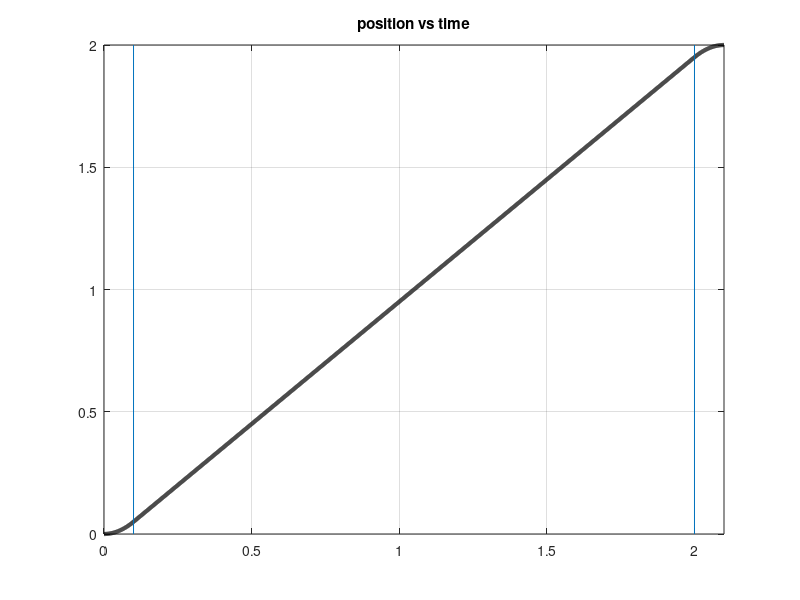
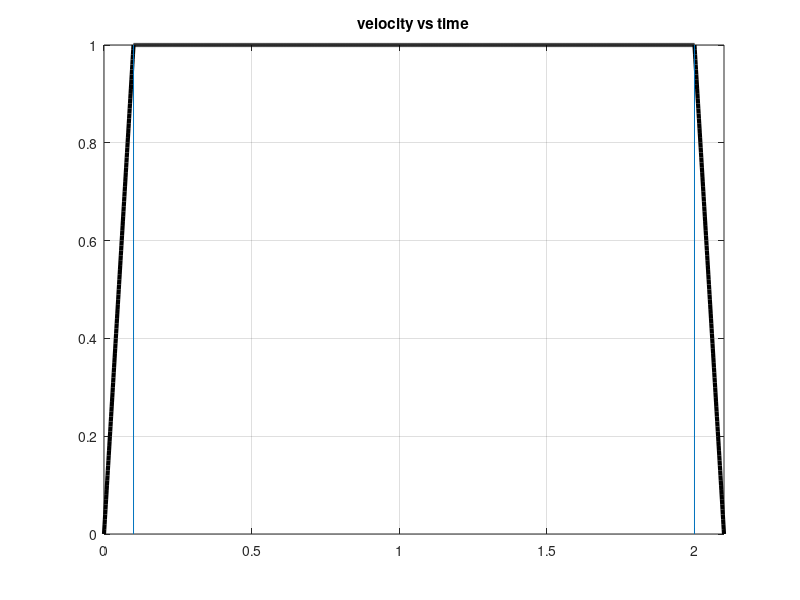
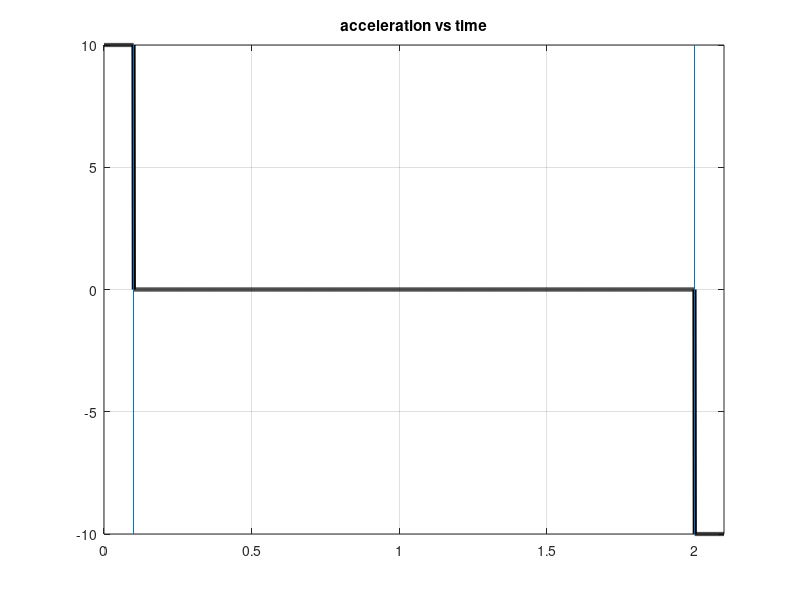

The MATLAB script that drew these images, in order: (Note: this script raises an error after producing the figures.)
clc
clear all 
close all

q01 = 0;
qf1 = 2;
v0 = 0;
v_max = 1;
a_max = 10;

ta = v_max/a_max
tf = (qf1-q01)/v_max + ta

t = 0:0.001:tf;
% t0 --> ta:
a10 = q01;
a11 = v0;
a12 = 0.5*a_max;
% ta -->tf-ta:
a20 = q01 + 0.5*a_max*ta^2 - v_max*ta;
a21 = v_max;

%tf-ta --> tf:
a30 = qf1 - 0.5*a_max*tf^2;
a31 = a_max*tf;
a32 = -0.5*a_max;

q = (a10+a11.*t+a12.*t.^2).*(t<=ta) + (a20 + a21.*t).*(t>ta).*(t<=(tf-ta)) + (a30 + a31.*t+a32.*t.^2).*(t>(tf-ta)).*(t<=tf);
v = (a11 +2*a12.*t).*(t<=ta)+(a21).*(t>ta).*(t<=(tf-ta))+(a31 +2*a32.*t).*(t>(tf-ta)).*(t<=tf);
a = (2*a12).*(t<=ta)+(0).*(t>ta).*(t<=(tf-ta))+(2*a32).*(t>(tf-ta)).*(t<=tf);

figure(1)
plot(t,q,'k','linewidth',3)
hold on 
line([ta ta],[q01 qf1])
line([tf-ta tf-ta],[q01 qf1])
grid on 
title ('position vs time')
axis([0 tf q01 qf1])

figure(2)
plot(t,v,'k','linewidth',3)
hold on 
line([ta ta],[0 v_max])
line([tf-ta tf-ta],[0 v_max])
title('velocity vs time')
grid on 
axis([0 tf 0 v_max])

figure(3)
plot(t,a,'k','linewidth',3)
hold on 
line ([ta ta],[-a_max a_max])
line([tf-ta tf-ta],[-a_max a_max])
title('acceleration vs time')
grid on 
axis([0 tf -a_max a_max])

delta_t = 0.01;
n=0;
while (floor(delta_t*10^n)~=delta_t*10^n)
    n = n+1;
end 
E = 1*10^-n;
ta = v_max/a_max;

if rem(ta,delta_t)~=0
    ta_new = round(ta,n)+E;
else 
    ta_new = round(ta,n);
end 

tf = (qf1-q01)/v_max + ta_new 

if rem(tf,delta_t)~=0
    tf_new = round(tf,n)+E;
else 
    tf_new = round(tf,n);
end 

v_new = ((qf1-q01)/(tf_new-ta_new))

a_new = v_new/ta_new 

t1 = 0:delta_t:tf_new;
%t0 -->ta:
a10 = q01;
a11 = v0;
a12 = 0.5*a_new;

%ta-->tf-ta:

a20 = q01 + 0.5*a_new*ta_new^2 - v_new*ta_new;
a21 = v_new;

%tf-ta -->tf:
a30 = qf1 - 0.5*a_new*tf_new^2;
a31 = a_new*tf_new;
a32 = -0.5*a_new;

q_new  = (a10+a11.*t1+a12.*t1.^2).*(t1<=ta_new) + (a20 + a21.*t1).*(t1>ta_new).*(t1<=(tf_new-ta_new)) + (a30 + a31.*t1+a32.*t1.^2).*(t1>(tf_new-ta_new)).*(t1<=tf_new);
v_new  = (a11 +2*a12.*t1).*(t1<=ta_new)+(a21).*(t1>ta_new).*(t1<=(tf_new-ta_new))+(a31 +2*a32.*t1).*(t1>(tf_new-ta_new)).*(t1<=tf_new);
a_new  = (2*a12).*(t1<=ta_new)+(0).*(t1>ta_new).*(t1<=(tf_new-ta_new))+(2*a32).*(t1>(tf_new-ta_new)).*(t1<=tf_new);

figure(4) 
plot(t,q,'k','linewidth',3)
hold on 
plot(t1,q_new,'linewidth',1)
grid on 
axis([0 tf_new q01 qf1])

figure(5)
plot(t,v,'k','linewidth',3)
grid on
hold on 
plot(t1,v_new,'linewidth',1)
grid on 
axis([0 tf_new 0 v_max])

figure(6)
plot(t,a,'k','linewidth',3)
hold on 
plot(t1,a_new,'linewidth',1)
grid on 
axis([0 tf_new -a_max a_max])
